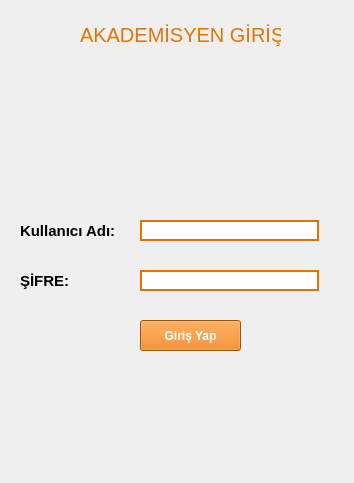
<?xml version="1.0" encoding="UTF-8"?>
<ui version="4.0">
 <class>akademisyen</class>
 <widget class="QWidget" name="akademisyen">
  <property name="geometry">
   <rect>
    <x>0</x>
    <y>0</y>
    <width>354</width>
    <height>483</height>
   </rect>
  </property>
  <property name="windowTitle">
   <string>Form</string>
  </property>
  <widget class="QLineEdit" name="akademisyen_sifre">
   <property name="geometry">
    <rect>
     <x>140</x>
     <y>270</y>
     <width>179</width>
     <height>21</height>
    </rect>
   </property>
   <property name="styleSheet">
    <string notr="true">border-width:2px;
border-style:solid;
border-color: rgb(230, 115, 0);</string>
   </property>
   <property name="echoMode">
    <enum>QLineEdit::Password</enum>
   </property>
  </widget>
  <widget class="QPushButton" name="akademisyen_giris">
   <property name="geometry">
    <rect>
     <x>140</x>
     <y>320</y>
     <width>101</width>
     <height>31</height>
    </rect>
   </property>
   <property name="font">
    <font>
     <pointsize>9</pointsize>
     <weight>75</weight>
     <bold>true</bold>
    </font>
   </property>
   <property name="styleSheet">
    <string notr="true">color:white;
background-color: rgb(230, 115, 0);</string>
   </property>
   <property name="text">
    <string>Giriş Yap</string>
   </property>
  </widget>
  <widget class="QLabel" name="label_2">
   <property name="geometry">
    <rect>
     <x>20</x>
     <y>270</y>
     <width>61</width>
     <height>21</height>
    </rect>
   </property>
   <property name="font">
    <font>
     <pointsize>11</pointsize>
     <weight>75</weight>
     <bold>true</bold>
    </font>
   </property>
   <property name="text">
    <string>ŞİFRE:</string>
   </property>
  </widget>
  <widget class="QLineEdit" name="akademisyen_adi">
   <property name="geometry">
    <rect>
     <x>140</x>
     <y>220</y>
     <width>179</width>
     <height>21</height>
    </rect>
   </property>
   <property name="styleSheet">
    <string notr="true">border-width:2px;
border-style:solid;
border-color: rgb(230, 115, 0);</string>
   </property>
  </widget>
  <widget class="QLabel" name="label">
   <property name="geometry">
    <rect>
     <x>20</x>
     <y>220</y>
     <width>101</width>
     <height>21</height>
    </rect>
   </property>
   <property name="font">
    <font>
     <pointsize>11</pointsize>
     <weight>75</weight>
     <bold>true</bold>
    </font>
   </property>
   <property name="text">
    <string>Kullanıcı Adı:</string>
   </property>
  </widget>
  <widget class="QLabel" name="label_3">
   <property name="geometry">
    <rect>
     <x>80</x>
     <y>-10</y>
     <width>201</width>
     <height>89</height>
    </rect>
   </property>
   <property name="font">
    <font>
     <pointsize>15</pointsize>
    </font>
   </property>
   <property name="styleSheet">
    <string notr="true">color:#E67300;</string>
   </property>
   <property name="text">
    <string>AKADEMİSYEN GİRİŞİ</string>
   </property>
  </widget>
  <widget class="QLabel" name="label_4">
   <property name="geometry">
    <rect>
     <x>70</x>
     <y>390</y>
     <width>221</width>
     <height>21</height>
    </rect>
   </property>
   <property name="text">
    <string/>
   </property>
  </widget>
  <widget class="QLabel" name="arka_plan">
   <property name="geometry">
    <rect>
     <x>0</x>
     <y>0</y>
     <width>361</width>
     <height>481</height>
    </rect>
   </property>
   <property name="text">
    <string/>
   </property>
  </widget>
  <widget class="QLabel" name="giris">
   <property name="geometry">
    <rect>
     <x>110</x>
     <y>80</y>
     <width>133</width>
     <height>111</height>
    </rect>
   </property>
   <property name="text">
    <string/>
   </property>
  </widget>
  <zorder>arka_plan</zorder>
  <zorder>akademisyen_sifre</zorder>
  <zorder>akademisyen_giris</zorder>
  <zorder>label_2</zorder>
  <zorder>akademisyen_adi</zorder>
  <zorder>label</zorder>
  <zorder>label_3</zorder>
  <zorder>label_4</zorder>
  <zorder>giris</zorder>
 </widget>
 <resources/>
 <connections/>
</ui>
